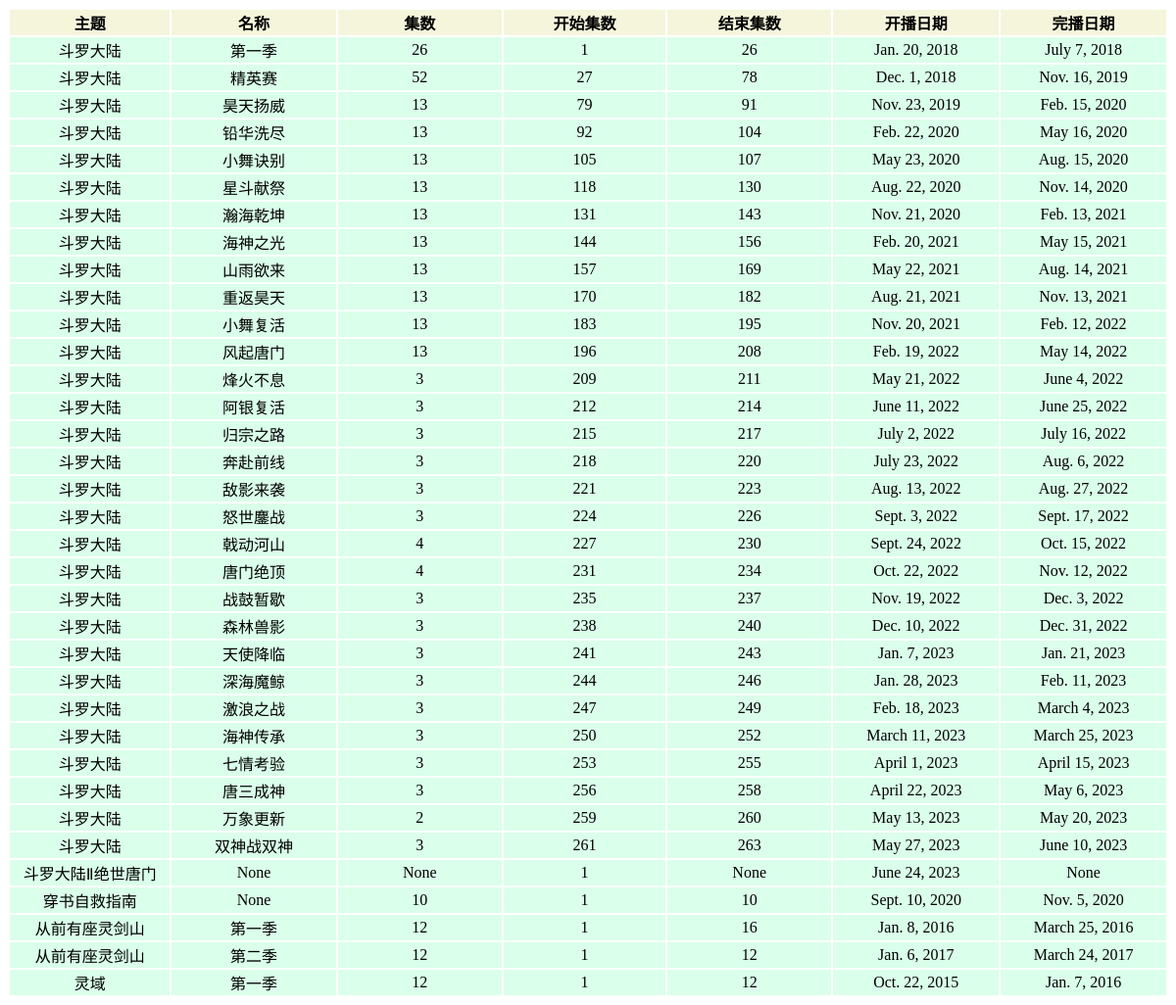
/noinfo/detail/, run on the app's committed database.
### noinfo/models.py (models this page shows)
class NoinfoDetail(models.Model):
    theme = models.CharField(max_length=100, blank=True, null=True)
    name = models.CharField(max_length=100, blank=True, null=True)
    order = models.IntegerField(blank=True, null=True)
    type = models.CharField(max_length=100, blank=True, null=True)
    form = models.CharField(max_length=100, blank=True, null=True)
    tag = models.CharField(max_length=100, blank=True, null=True)
    dim = models.CharField(max_length=100, blank=True, null=True)
    episodes = models.IntegerField(blank=True, null=True)
    duration = models.IntegerField(blank=True, null=True)
    episode_start = models.IntegerField(blank=True, null=True)
    episode_end = models.IntegerField(blank=True, null=True)
    date_start = models.DateField(blank=True, null=True)
    date_end = models.DateField(blank=True, null=True)
    date_watch_start = models.DateField(blank=True, null=True)
    date_watch_end = models.DateField(blank=True, null=True)
    company = models.CharField(max_length=100, blank=True, null=True)
    area = models.CharField(max_length=100, blank=True, null=True)
    class Meta:
        managed = True
        db_table = 'noinfo_detail'

### noinfo/views.py (the view)
# urls.py: path("detail/", views.detail, name="detail"),
def detail(request):
    text = NoinfoDetail.objects.all()
    context = {
        "text": text,
    }
    return render(request, "noinfo/detail.html", context)

### noinfo/templates/noinfo/detail.html (shortened to what this page needs)
{% extends "noinfo/base.html" %}
{% block content %}
    <table>
        <tr class="detail_head">
            <th>主题</th>
            <th>名称</th>
            <th>集数</th>
            <th>开始集数</th>
            <th>结束集数</th>
            <th>开播日期</th>
            <th>完播日期</th>
        </tr>
        {% for i in text %}
        <tr class="detail_text">
            <td>{{ i.theme }}</td>
            <td>{{ i.name }}</td>
            <td>{{ i.episodes }}</td>
            <td>{{ i.episode_start }}</td>
            <td>{{ i.episode_end }}</td>
            <td>{{ i.date_start }}</td>
            <td>{{ i.date_end }}</td>
        </tr>
        {% endfor %}
    </table>
{% endblock %}

### noinfo/templates/noinfo/base.html (shortened to what this page needs)
<!DOCTYPE html>
<html>
    <head>
        {% load static %}
        <link rel="stylesheet" href="{% static 'css/index.css' %}">
    </head>
    <body>
        {% block content %}{% endblock %}
    </body>
</html>

### noinfo/static/css/index.css (style rules this page uses)
.detail_head { background-color: beige; }
tr { height: 20px; }
th { width: 200px; }
td { text-align: center; background-color: rgba(127, 255, 180, 0.288); }

### data on the page
NoinfoDetail: theme "斗罗大陆", name "第一季", episodes "26", episode_start "1", episode_end "26", date_start "Jan. 20, 2018", date_end "July 7, 2018"
NoinfoDetail: theme "斗罗大陆", name "精英赛", episodes "52", episode_start "27", episode_end "78", date_start "Dec. 1, 2018", date_end "Nov. 16, 2019"
NoinfoDetail: theme "斗罗大陆", name "昊天扬威", episodes "13", episode_start "79", episode_end "91", date_start "Nov. 23, 2019", date_end "Feb. 15, 2020"
NoinfoDetail: theme "斗罗大陆", name "铅华洗尽", episodes "13", episode_start "92", episode_end "104", date_start "Feb. 22, 2020", date_end "May 16, 2020"
NoinfoDetail: theme "斗罗大陆", name "小舞诀别", episodes "13", episode_start "105", episode_end "107", date_start "May 23, 2020", date_end "Aug. 15, 2020"
NoinfoDetail: theme "斗罗大陆", name "星斗献祭", episodes "13", episode_start "118", episode_end "130", date_start "Aug. 22, 2020", date_end "Nov. 14, 2020"
NoinfoDetail: theme "斗罗大陆", name "瀚海乾坤", episodes "13", episode_start "131", episode_end "143", date_start "Nov. 21, 2020", date_end "Feb. 13, 2021"
NoinfoDetail: theme "斗罗大陆", name "海神之光", episodes "13", episode_start "144", episode_end "156", date_start "Feb. 20, 2021", date_end "May 15, 2021"
NoinfoDetail: theme "斗罗大陆", name "山雨欲来", episodes "13", episode_start "157", episode_end "169", date_start "May 22, 2021", date_end "Aug. 14, 2021"
NoinfoDetail: theme "斗罗大陆", name "重返昊天", episodes "13", episode_start "170", episode_end "182", date_start "Aug. 21, 2021", date_end "Nov. 13, 2021"
NoinfoDetail: theme "斗罗大陆", name "小舞复活", episodes "13", episode_start "183", episode_end "195", date_start "Nov. 20, 2021", date_end "Feb. 12, 2022"
NoinfoDetail: theme "斗罗大陆", name "风起唐门", episodes "13", episode_start "196", episode_end "208", date_start "Feb. 19, 2022", date_end "May 14, 2022"
NoinfoDetail: theme "斗罗大陆", name "烽火不息", episodes "3", episode_start "209", episode_end "211", date_start "May 21, 2022", date_end "June 4, 2022"
NoinfoDetail: theme "斗罗大陆", name "阿银复活", episodes "3", episode_start "212", episode_end "214", date_start "June 11, 2022", date_end "June 25, 2022"
NoinfoDetail: theme "斗罗大陆", name "归宗之路", episodes "3", episode_start "215", episode_end "217", date_start "July 2, 2022", date_end "July 16, 2022"
NoinfoDetail: theme "斗罗大陆", name "奔赴前线", episodes "3", episode_start "218", episode_end "220", date_start "July 23, 2022", date_end "Aug. 6, 2022"
NoinfoDetail: theme "斗罗大陆", name "敌影来袭", episodes "3", episode_start "221", episode_end "223", date_start "Aug. 13, 2022", date_end "Aug. 27, 2022"
NoinfoDetail: theme "斗罗大陆", name "怒世鏖战", episodes "3", episode_start "224", episode_end "226", date_start "Sept. 3, 2022", date_end "Sept. 17, 2022"
NoinfoDetail: theme "斗罗大陆", name "戟动河山", episodes "4", episode_start "227", episode_end "230", date_start "Sept. 24, 2022", date_end "Oct. 15, 2022"
NoinfoDetail: theme "斗罗大陆", name "唐门绝顶", episodes "4", episode_start "231", episode_end "234", date_start "Oct. 22, 2022", date_end "Nov. 12, 2022"
NoinfoDetail: theme "斗罗大陆", name "战鼓暂歇", episodes "3", episode_start "235", episode_end "237", date_start "Nov. 19, 2022", date_end "Dec. 3, 2022"
NoinfoDetail: theme "斗罗大陆", name "森林兽影", episodes "3", episode_start "238", episode_end "240", date_start "Dec. 10, 2022", date_end "Dec. 31, 2022"
NoinfoDetail: theme "斗罗大陆", name "天使降临", episodes "3", episode_start "241", episode_end "243", date_start "Jan. 7, 2023", date_end "Jan. 21, 2023"
NoinfoDetail: theme "斗罗大陆", name "深海魔鲸", episodes "3", episode_start "244", episode_end "246", date_start "Jan. 28, 2023", date_end "Feb. 11, 2023"
NoinfoDetail: theme "斗罗大陆", name "激浪之战", episodes "3", episode_start "247", episode_end "249", date_start "Feb. 18, 2023", date_end "March 4, 2023"
NoinfoDetail: theme "斗罗大陆", name "海神传承", episodes "3", episode_start "250", episode_end "252", date_start "March 11, 2023", date_end "March 25, 2023"
NoinfoDetail: theme "斗罗大陆", name "七情考验", episodes "3", episode_start "253", episode_end "255", date_start "April 1, 2023", date_end "April 15, 2023"
NoinfoDetail: theme "斗罗大陆", name "唐三成神", episodes "3", episode_start "256", episode_end "258", date_start "April 22, 2023", date_end "May 6, 2023"
NoinfoDetail: theme "斗罗大陆", name "万象更新", episodes "2", episode_start "259", episode_end "260", date_start "May 13, 2023", date_end "May 20, 2023"
NoinfoDetail: theme "斗罗大陆", name "双神战双神", episodes "3", episode_start "261", episode_end "263", date_start "May 27, 2023", date_end "June 10, 2023"
NoinfoDetail: theme "斗罗大陆Ⅱ绝世唐门", name "None", episodes "None", episode_start "1", episode_end "None", date_start "June 24, 2023", date_end "None"
NoinfoDetail: theme "穿书自救指南", name "None", episodes "10", episode_start "1", episode_end "10", date_start "Sept. 10, 2020", date_end "Nov. 5, 2020"
NoinfoDetail: theme "从前有座灵剑山", name "第一季", episodes "12", episode_start "1", episode_end "16", date_start "Jan. 8, 2016", date_end "March 25, 2016"
NoinfoDetail: theme "从前有座灵剑山", name "第二季", episodes "12", episode_start "1", episode_end "12", date_start "Jan. 6, 2017", date_end "March 24, 2017"
NoinfoDetail: theme "灵域", name "第一季", episodes "12", episode_start "1", episode_end "12", date_start "Oct. 22, 2015", date_end "Jan. 7, 2016"
